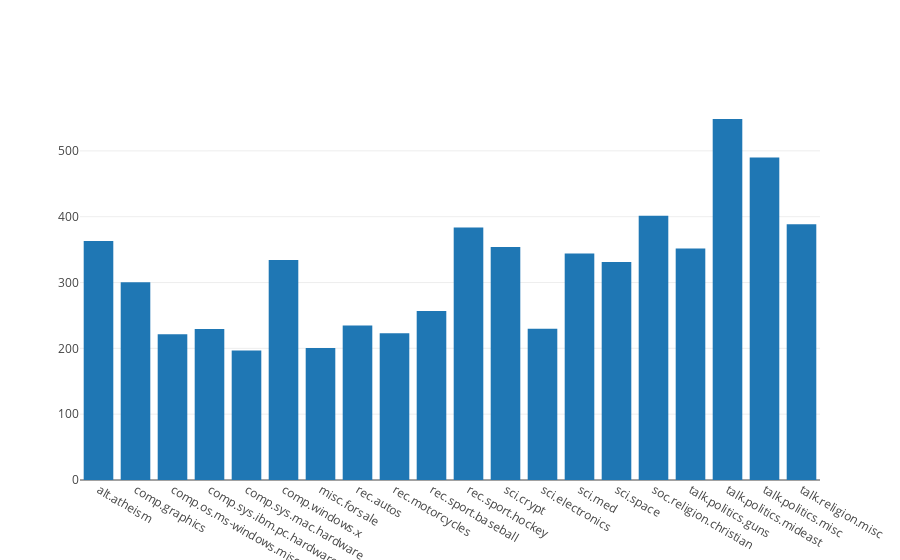

Notebook code for this chart:
### Code cell
# 计算每个类别的平均单词数
def cal_word_numbers_per_news(category):
    word_number = 0
    i = 0
    length_of_cat = len(category)
    while i < length_of_cat:
        for word in category[i].split(" "):
            word_number += 1
        i += 1
    result = word_number / length_of_cat
    return result

word_numbers_per_news=[cal_word_numbers_per_news(fetch_20newsgroups(subset='all',categories=['alt.atheism']).data),
                cal_word_numbers_per_news(fetch_20newsgroups(subset='all',categories=['comp.graphics']).data),
                cal_word_numbers_per_news(fetch_20newsgroups(subset='all',categories=['comp.os.ms-windows.misc']).data),
                cal_word_numbers_per_news(fetch_20newsgroups(subset='all',categories=['comp.sys.ibm.pc.hardware']).data),
                cal_word_numbers_per_news(fetch_20newsgroups(subset='all',categories=['comp.sys.mac.hardware']).data),
                cal_word_numbers_per_news(fetch_20newsgroups(subset='all',categories=['comp.windows.x']).data),
                cal_word_numbers_per_news(fetch_20newsgroups(subset='all',categories=['misc.forsale']).data),
                cal_word_numbers_per_news(fetch_20newsgroups(subset='all',categories=['rec.autos']).data),
                cal_word_numbers_per_news(fetch_20newsgroups(subset='all',categories=['rec.motorcycles']).data),
                cal_word_numbers_per_news(fetch_20newsgroups(subset='all',categories=['rec.sport.baseball']).data),
                cal_word_numbers_per_news(fetch_20newsgroups(subset='all',categories=['rec.sport.hockey']).data),
                cal_word_numbers_per_news(fetch_20newsgroups(subset='all',categories=['sci.crypt']).data),
                cal_word_numbers_per_news(fetch_20newsgroups(subset='all',categories=['sci.electronics']).data),
                cal_word_numbers_per_news(fetch_20newsgroups(subset='all',categories=['sci.med']).data),
                cal_word_numbers_per_news(fetch_20newsgroups(subset='all',categories=['sci.space']).data),
                cal_word_numbers_per_news(fetch_20newsgroups(subset='all',categories=['soc.religion.christian']).data),
                cal_word_numbers_per_news(fetch_20newsgroups(subset='all',categories=['talk.politics.guns']).data),
                cal_word_numbers_per_news(fetch_20newsgroups(subset='all',categories=['talk.politics.mideast']).data),
                cal_word_numbers_per_news(fetch_20newsgroups(subset='all',categories=['talk.politics.misc']).data),
                cal_word_numbers_per_news(fetch_20newsgroups(subset='all',categories=['talk.religion.misc']).data)]

data = [Bar(x=categories,
            y=word_numbers_per_news)]

of.iplot(data)

### Figure 1 — Plotly figure (JSON) as saved in the notebook; plotly's stock layout.template omitted (floating-point values rounded to 4 significant figures)
{"data": [{"type": "bar", "x": ["alt.atheism", "comp.graphics", "comp.os.ms-windows.misc", "comp.sys.ibm.pc.hardware", "comp.sys.mac.hardware", "comp.windows.x", "misc.forsale", "rec.autos", "rec.motorcycles", "rec.sport.baseball", "rec.sport.hockey", "sci.crypt", "sci.electronics", "sci.med", "sci.space", "soc.religion.christian", "talk.politics.guns", "talk.politics.mideast", "talk.politics.misc", "talk.religion.misc"], "y": [363.0, 300.6, 221.3, 229.4, 196.5, 334.4, 200.4, 234.7, 223.0, 256.6, 383.6, 353.8, 229.7, 344.1, 331.2, 401.3, 351.8, 548.4, 489.9, 388.7]}], "layout": {}}
